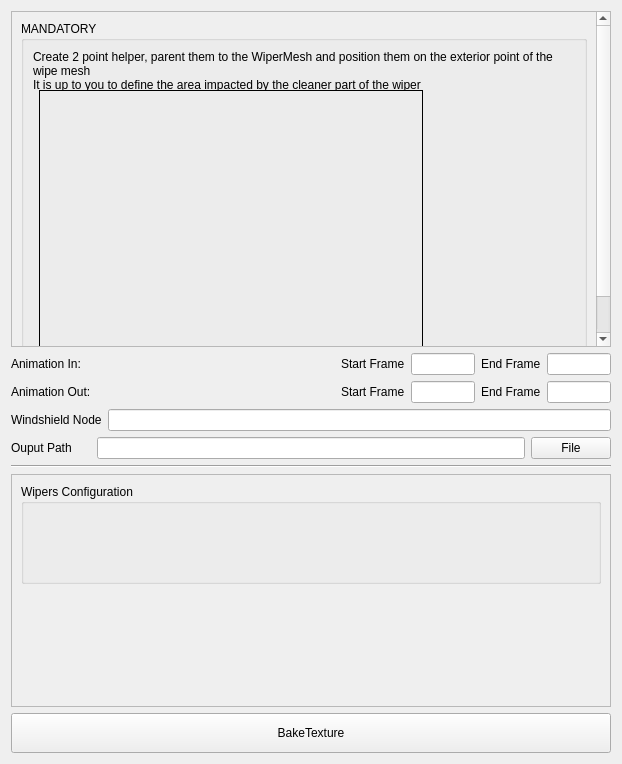
<?xml version="1.0" encoding="UTF-8"?>
<ui version="4.0">
 <class>WiperMaskGenerator</class>
 <widget class="QWidget" name="WiperMaskGenerator">
  <property name="geometry">
   <rect>
    <x>0</x>
    <y>0</y>
    <width>622</width>
    <height>764</height>
   </rect>
  </property>
  <property name="windowTitle">
   <string>Wiper Mask Generator</string>
  </property>
  <layout class="QVBoxLayout" name="verticalLayout">
   <item>
    <widget class="QScrollArea" name="scrollArea">
     <property name="sizePolicy">
      <sizepolicy hsizetype="Expanding" vsizetype="Preferred">
       <horstretch>0</horstretch>
       <verstretch>0</verstretch>
      </sizepolicy>
     </property>
     <property name="minimumSize">
      <size>
       <width>0</width>
       <height>0</height>
      </size>
     </property>
     <property name="widgetResizable">
      <bool>true</bool>
     </property>
     <widget class="QWidget" name="scrollAreaWidgetContents_2">
      <property name="geometry">
       <rect>
        <x>0</x>
        <y>0</y>
        <width>585</width>
        <height>378</height>
       </rect>
      </property>
      <property name="sizePolicy">
       <sizepolicy hsizetype="Expanding" vsizetype="Maximum">
        <horstretch>0</horstretch>
        <verstretch>0</verstretch>
       </sizepolicy>
      </property>
      <property name="maximumSize">
       <size>
        <width>16777215</width>
        <height>16777215</height>
       </size>
      </property>
      <layout class="QFormLayout" name="formLayout_3">
       <item row="0" column="0" colspan="2">
        <widget class="QGroupBox" name="groupBox">
         <property name="sizePolicy">
          <sizepolicy hsizetype="Preferred" vsizetype="Maximum">
           <horstretch>0</horstretch>
           <verstretch>0</verstretch>
          </sizepolicy>
         </property>
         <property name="minimumSize">
          <size>
           <width>0</width>
           <height>360</height>
          </size>
         </property>
         <property name="maximumSize">
          <size>
           <width>16777215</width>
           <height>360</height>
          </size>
         </property>
         <property name="baseSize">
          <size>
           <width>0</width>
           <height>500</height>
          </size>
         </property>
         <property name="title">
          <string>MANDATORY</string>
         </property>
         <layout class="QFormLayout" name="formLayout_2">
          <property name="verticalSpacing">
           <number>0</number>
          </property>
          <item row="0" column="0" colspan="2">
           <widget class="QLabel" name="label_6">
            <property name="sizePolicy">
             <sizepolicy hsizetype="Preferred" vsizetype="Maximum">
              <horstretch>0</horstretch>
              <verstretch>0</verstretch>
             </sizepolicy>
            </property>
            <property name="minimumSize">
             <size>
              <width>0</width>
              <height>40</height>
             </size>
            </property>
            <property name="maximumSize">
             <size>
              <width>1999</width>
              <height>37</height>
             </size>
            </property>
            <property name="text">
             <string>Create 2 point helper, parent them to the WiperMesh and position them on the exterior point of the wipe mesh
It is up to you to define the area impacted by the cleaner part of the wiper 
</string>
            </property>
            <property name="textFormat">
             <enum>Qt::AutoText</enum>
            </property>
            <property name="scaledContents">
             <bool>false</bool>
            </property>
            <property name="alignment">
             <set>Qt::AlignLeading|Qt::AlignLeft|Qt::AlignTop</set>
            </property>
            <property name="wordWrap">
             <bool>true</bool>
            </property>
           </widget>
          </item>
          <item row="1" column="1">
           <widget class="QLabel" name="sampleImage">
            <property name="sizePolicy">
             <sizepolicy hsizetype="Ignored" vsizetype="Ignored">
              <horstretch>0</horstretch>
              <verstretch>0</verstretch>
             </sizepolicy>
            </property>
            <property name="minimumSize">
             <size>
              <width>384</width>
              <height>293</height>
             </size>
            </property>
            <property name="maximumSize">
             <size>
              <width>384</width>
              <height>293</height>
             </size>
            </property>
            <property name="baseSize">
             <size>
              <width>1</width>
              <height>1</height>
             </size>
            </property>
            <property name="frameShape">
             <enum>QFrame::Box</enum>
            </property>
            <property name="text">
             <string/>
            </property>
            <property name="pixmap">
             <pixmap>../ui/PlacementInfo.jpg</pixmap>
            </property>
            <property name="scaledContents">
             <bool>true</bool>
            </property>
            <property name="alignment">
             <set>Qt::AlignCenter</set>
            </property>
            <property name="wordWrap">
             <bool>false</bool>
            </property>
           </widget>
          </item>
         </layout>
        </widget>
       </item>
      </layout>
     </widget>
    </widget>
   </item>
   <item>
    <layout class="QHBoxLayout" name="horizontalLayout_4">
     <item>
      <layout class="QHBoxLayout" name="horizontalLayout_3">
       <item>
        <layout class="QHBoxLayout" name="horizontalLayout">
         <item>
          <widget class="QLabel" name="label">
           <property name="text">
            <string>Animation In:</string>
           </property>
          </widget>
         </item>
         <item>
          <spacer name="horizontalSpacer">
           <property name="orientation">
            <enum>Qt::Horizontal</enum>
           </property>
           <property name="sizeHint" stdset="0">
            <size>
             <width>40</width>
             <height>20</height>
            </size>
           </property>
          </spacer>
         </item>
         <item>
          <widget class="QLabel" name="label_8">
           <property name="maximumSize">
            <size>
             <width>16777215</width>
             <height>20</height>
            </size>
           </property>
           <property name="text">
            <string>Start Frame</string>
           </property>
          </widget>
         </item>
         <item>
          <widget class="QLineEdit" name="AnimInStart">
           <property name="sizePolicy">
            <sizepolicy hsizetype="Maximum" vsizetype="Fixed">
             <horstretch>0</horstretch>
             <verstretch>0</verstretch>
            </sizepolicy>
           </property>
           <property name="maximumSize">
            <size>
             <width>64</width>
             <height>16777215</height>
            </size>
           </property>
          </widget>
         </item>
        </layout>
       </item>
       <item>
        <layout class="QHBoxLayout" name="horizontalLayout_2">
         <item>
          <widget class="QLabel" name="AnimInEndlabel">
           <property name="maximumSize">
            <size>
             <width>16777215</width>
             <height>20</height>
            </size>
           </property>
           <property name="text">
            <string>End Frame</string>
           </property>
          </widget>
         </item>
         <item>
          <widget class="QLineEdit" name="AnimInEnd">
           <property name="sizePolicy">
            <sizepolicy hsizetype="Maximum" vsizetype="Fixed">
             <horstretch>0</horstretch>
             <verstretch>0</verstretch>
            </sizepolicy>
           </property>
           <property name="maximumSize">
            <size>
             <width>64</width>
             <height>16777215</height>
            </size>
           </property>
          </widget>
         </item>
        </layout>
       </item>
      </layout>
     </item>
    </layout>
   </item>
   <item>
    <layout class="QHBoxLayout" name="horizontalLayout_5">
     <item>
      <layout class="QHBoxLayout" name="horizontalLayout_6">
       <item>
        <layout class="QHBoxLayout" name="horizontalLayout_7">
         <item>
          <widget class="QLabel" name="label_2">
           <property name="text">
            <string>Animation Out:</string>
           </property>
          </widget>
         </item>
         <item>
          <spacer name="horizontalSpacer_2">
           <property name="orientation">
            <enum>Qt::Horizontal</enum>
           </property>
           <property name="sizeHint" stdset="0">
            <size>
             <width>40</width>
             <height>20</height>
            </size>
           </property>
          </spacer>
         </item>
         <item>
          <widget class="QLabel" name="AnimOutStart_lbl">
           <property name="maximumSize">
            <size>
             <width>16777215</width>
             <height>20</height>
            </size>
           </property>
           <property name="text">
            <string>Start Frame</string>
           </property>
          </widget>
         </item>
         <item>
          <widget class="QLineEdit" name="AnimOutStart">
           <property name="sizePolicy">
            <sizepolicy hsizetype="Maximum" vsizetype="Fixed">
             <horstretch>0</horstretch>
             <verstretch>0</verstretch>
            </sizepolicy>
           </property>
           <property name="maximumSize">
            <size>
             <width>64</width>
             <height>16777215</height>
            </size>
           </property>
          </widget>
         </item>
        </layout>
       </item>
       <item>
        <layout class="QHBoxLayout" name="horizontalLayout_8">
         <item>
          <widget class="QLabel" name="label_13">
           <property name="maximumSize">
            <size>
             <width>16777215</width>
             <height>20</height>
            </size>
           </property>
           <property name="text">
            <string>End Frame</string>
           </property>
          </widget>
         </item>
         <item>
          <widget class="QLineEdit" name="AnimOutEnd">
           <property name="sizePolicy">
            <sizepolicy hsizetype="Maximum" vsizetype="Fixed">
             <horstretch>0</horstretch>
             <verstretch>0</verstretch>
            </sizepolicy>
           </property>
           <property name="maximumSize">
            <size>
             <width>64</width>
             <height>16777215</height>
            </size>
           </property>
          </widget>
         </item>
        </layout>
       </item>
      </layout>
     </item>
    </layout>
   </item>
   <item>
    <layout class="QHBoxLayout" name="horizontalLayout_9">
     <item>
      <widget class="QLabel" name="label_11">
       <property name="minimumSize">
        <size>
         <width>80</width>
         <height>0</height>
        </size>
       </property>
       <property name="text">
        <string>Windshield Node</string>
       </property>
      </widget>
     </item>
     <item>
      <widget class="QLineEdit" name="windshieldNodeName"/>
     </item>
    </layout>
   </item>
   <item>
    <layout class="QHBoxLayout" name="horizontalLayout_10">
     <item>
      <widget class="QLabel" name="label_10">
       <property name="sizePolicy">
        <sizepolicy hsizetype="Preferred" vsizetype="Maximum">
         <horstretch>0</horstretch>
         <verstretch>0</verstretch>
        </sizepolicy>
       </property>
       <property name="minimumSize">
        <size>
         <width>80</width>
         <height>0</height>
        </size>
       </property>
       <property name="maximumSize">
        <size>
         <width>16777215</width>
         <height>80</height>
        </size>
       </property>
       <property name="text">
        <string>Ouput Path</string>
       </property>
      </widget>
     </item>
     <item>
      <widget class="QLineEdit" name="outputPath">
       <property name="sizePolicy">
        <sizepolicy hsizetype="Expanding" vsizetype="Maximum">
         <horstretch>0</horstretch>
         <verstretch>0</verstretch>
        </sizepolicy>
       </property>
      </widget>
     </item>
     <item>
      <widget class="QPushButton" name="filePathButton">
       <property name="sizePolicy">
        <sizepolicy hsizetype="Minimum" vsizetype="Maximum">
         <horstretch>0</horstretch>
         <verstretch>0</verstretch>
        </sizepolicy>
       </property>
       <property name="maximumSize">
        <size>
         <width>16777215</width>
         <height>80</height>
        </size>
       </property>
       <property name="text">
        <string>File</string>
       </property>
      </widget>
     </item>
    </layout>
   </item>
   <item>
    <widget class="Line" name="line_3">
     <property name="orientation">
      <enum>Qt::Horizontal</enum>
     </property>
    </widget>
   </item>
   <item>
    <widget class="QScrollArea" name="wiperConfigurationGroupBox_02">
     <property name="minimumSize">
      <size>
       <width>0</width>
       <height>150</height>
      </size>
     </property>
     <property name="maximumSize">
      <size>
       <width>16777215</width>
       <height>270</height>
      </size>
     </property>
     <property name="widgetResizable">
      <bool>true</bool>
     </property>
     <widget class="QWidget" name="widgetScroll">
      <property name="geometry">
       <rect>
        <x>0</x>
        <y>0</y>
        <width>602</width>
        <height>248</height>
       </rect>
      </property>
      <property name="sizePolicy">
       <sizepolicy hsizetype="Minimum" vsizetype="MinimumExpanding">
        <horstretch>0</horstretch>
        <verstretch>0</verstretch>
       </sizepolicy>
      </property>
      <property name="minimumSize">
       <size>
        <width>0</width>
        <height>0</height>
       </size>
      </property>
      <layout class="QFormLayout" name="formLayout">
       <item row="0" column="0" colspan="2">
        <widget class="QGroupBox" name="wiperConfigurationGroupBox">
         <property name="sizePolicy">
          <sizepolicy hsizetype="Expanding" vsizetype="Minimum">
           <horstretch>0</horstretch>
           <verstretch>0</verstretch>
          </sizepolicy>
         </property>
         <property name="minimumSize">
          <size>
           <width>0</width>
           <height>100</height>
          </size>
         </property>
         <property name="title">
          <string>Wipers Configuration</string>
         </property>
        </widget>
       </item>
      </layout>
     </widget>
    </widget>
   </item>
   <item>
    <widget class="QPushButton" name="bakeTexture">
     <property name="minimumSize">
      <size>
       <width>0</width>
       <height>40</height>
      </size>
     </property>
     <property name="text">
      <string>BakeTexture</string>
     </property>
    </widget>
   </item>
  </layout>
 </widget>
 <resources/>
 <connections/>
</ui>
